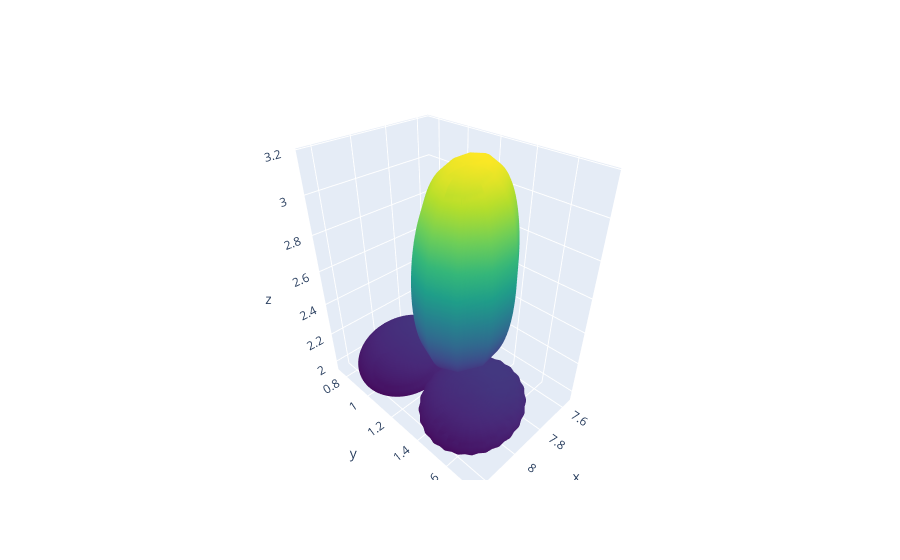

This figure's notebook cell:
### Code cell
data = np.loadtxt("out.txt")
data = np.concatenate((left, right, data), 0)

marker_data = go.Scatter3d(
    x=data[:,0], 
    y=data[:,1], 
    z=data[:,2], 
    #marker=go.scatter3d.Marker(size=12), 
    #opacity=0.8, 
    #mode='markers'
    mode='lines',
    line=dict(
        colorscale='Viridis',
        color=data[:,2],
        width=10
    )
)
fig=go.Figure(data=marker_data)
fig.show()

### Figure 1 — Plotly figure (JSON) as saved in the notebook; plotly's stock layout.template omitted (floating-point values rounded to 4 significant figures; data arrays with more than 128 entries replaced by an {"elided": "..."} marker saying what was removed)
{"data": [{"line": {"color": {"elided": "11503 float values"}, "colorscale": [[0, "#440154"], [0.1111, "#482878"], [0.2222, "#3e4989"], [0.3333, "#31688e"], [0.4444, "#26828e"], [0.5556, "#1f9e89"], [0.6667, "#35b779"], [0.7778, "#6ece58"], [0.8889, "#b5de2b"], [1, "#fde725"]], "width": 10}, "mode": "lines", "type": "scatter3d", "x": {"elided": "11503 float values"}, "y": {"elided": "11503 float values"}, "z": {"elided": "11503 float values"}}], "layout": {}}
